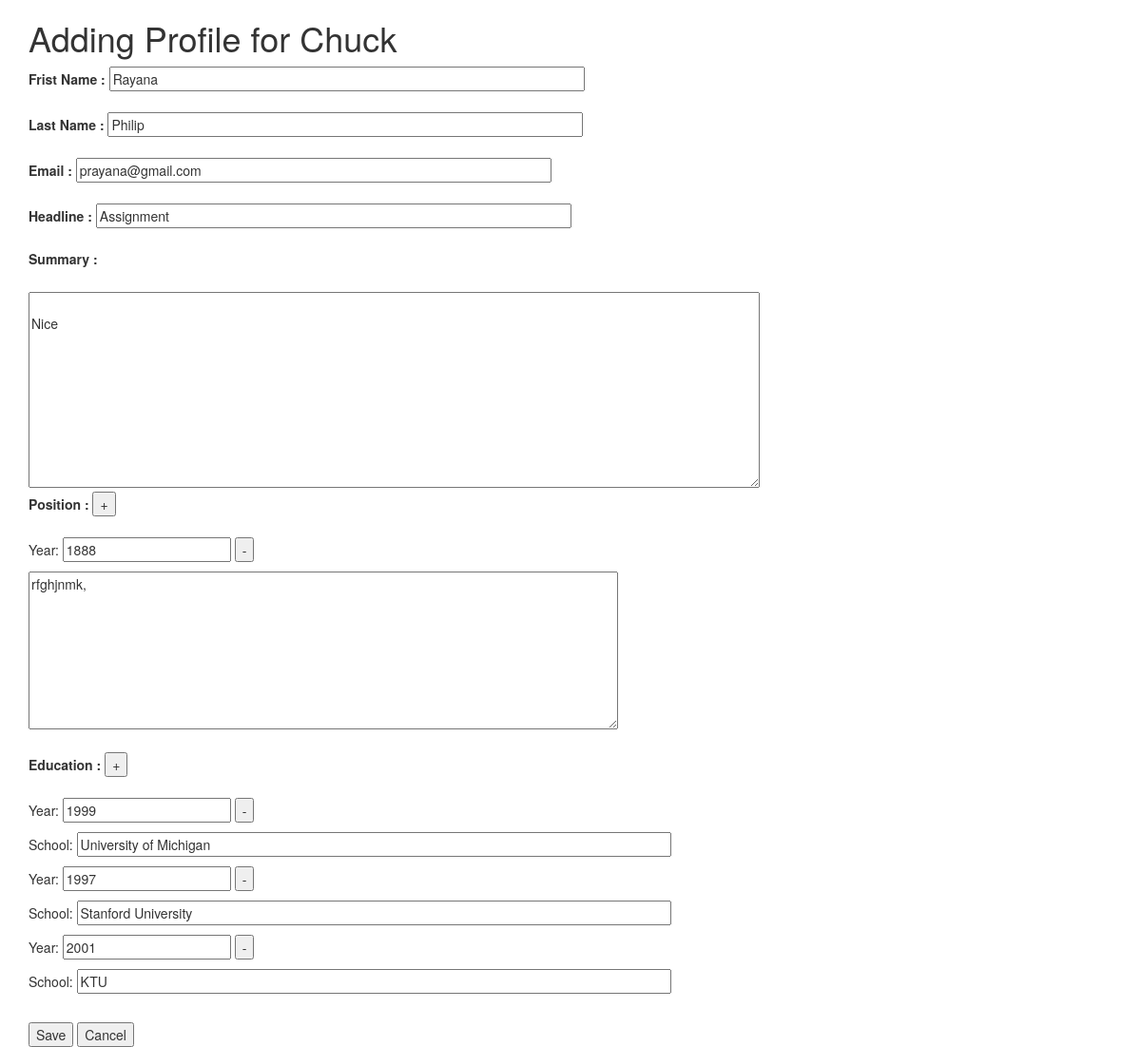
The app's page /edit.php?id=53 (signed in) with its own data.
### tables this page shows
CREATE TABLE IF NOT EXISTS `profile` (
  `profile_id` int(11) NOT NULL AUTO_INCREMENT,
  `user_id` int(11) NOT NULL,
  `first_name` text,
  `last_name` text,
  `email` text,
  `headline` text,
  `summary` text,
  PRIMARY KEY (`profile_id`),
  KEY `profile_ibfk_2` (`user_id`)
);

CREATE TABLE IF NOT EXISTS `position` (
  `position_id` int(11) NOT NULL AUTO_INCREMENT,
  `profile_id` int(11) DEFAULT NULL,
  `rank` int(11) DEFAULT NULL,
  `year` int(11) DEFAULT NULL,
  `description` text,
  PRIMARY KEY (`position_id`),
  KEY `position_ibfk_1` (`profile_id`)
);

CREATE TABLE IF NOT EXISTS `education` (
  `profile_id` int(11) NOT NULL,
  `institution_id` int(11) NOT NULL,
  `rank` int(11) DEFAULT NULL,
  `year` int(11) DEFAULT NULL,
  PRIMARY KEY (`profile_id`,`institution_id`),
  KEY `education_ibfk_2` (`institution_id`)
);

CREATE TABLE IF NOT EXISTS `institution` (
  `institution_id` int(11) NOT NULL AUTO_INCREMENT,
  `name` varchar(255) DEFAULT NULL,
  PRIMARY KEY (`institution_id`),
  UNIQUE KEY `name` (`name`)
);

### util.php (called while the page is built, shortened)
<?php
function loadEdu($conn, $pro_id ){
    $query = "SELECT year,name FROM education,institution
    WHERE education.institution_id = institution.institution_id AND education.profile_id= :prof";
    $stmt=$conn->prepare($query);
	$stmt->execute(array('prof'     =>   $pro_id ));
    $positions = $stmt->fetchAll(PDO::FETCH_ASSOC);
    return $positions;
}

### edit.php (the view, shortened to what this page needs)
<?php
require_once "conn.php";
require_once "util.php";
$server = "localhost";
$username = "root";
$password = "";
$dbname = "misc";
$conn = new PDO("mysql:host=$server; dbname=$dbname", $username, $password);
	$conn->setAttribute(PDO::ATTR_ERRMODE, PDO::ERRMODE_EXCEPTION);
 ?>
 <!DOCTYPE html>
<html>
<head>
<link rel="stylesheet"
    href="https://maxcdn.bootstrapcdn.com/bootstrap/3.3.6/css/bootstrap.min.css"
>
<link rel="stylesheet"
    href="https://maxcdn.bootstrapcdn.com/bootstrap/3.3.6/css/bootstrap-theme.min.css"
>
<link rel="stylesheet"
    href="https://code.jquery.com/ui/1.12.1/themes/ui-lightness/jquery-ui.css">
</head>
<body>
<div class="container">
<?php
if(isset($_SESSION["user_id"]))
	{
?>
<h1>Adding Profile for <?php echo $_SESSION["name"];
	try{
	$id=$_SESSION['p_id'];
	$sql = "SELECT profile_id,first_name,last_name,email,headline,summary FROM profile WHERE profile_id='$id'";
	$q = $conn->query($sql);
    $q->setFetchMode(PDO::FETCH_ASSOC);
	$row = $q->fetch();
	if ( $row !== false ) {
		$quer = "SELECT * FROM position WHERE profile_id= :u_id order by rank";
						$stmt=$conn->prepare($quer);
						$stmt->execute(array(
								  'u_id'     =>   $id ));
						$positions = $stmt->fetchAll(PDO::FETCH_ASSOC);
		$schools = loadEdu($conn, $id);
?></h1>
<form method="POST" >
<label for="frist_name" >Frist Name :</label>
<input type="text" name="first_name" id="f_name" style="width:500px;" value="<?php echo $row['first_name']; ?>"><br/><br/>
<label for="last_name">Last Name :</label>
<input type="text" name="last_name" id="l_name" style="width:500px;" value="<?php echo $row['last_name']; ?>"><br/><br/>
<label for="email">Email :</label>
<input type="text" name="email" id="email" style="width:500px;" value="<?php echo $row['email']; ?>"><br/><br/>
<label for="headline">Headline :</label>
<input type="text" name="headline" id="headline" style="width:500px;" value="<?php echo $row['headline']; ?>"><br/><br/>
<label for="summary">Summary :</label><br><br/>
<textarea  name="summary" id="summary" rows="10" cols="100" >
<?php echo $row['summary']; ?></textarea><br/>
<label for="position">Position :</label>
<input type="submit" name="addPos" id="addPos" value="+" >
<br><br/>
<div id="position_fields">
<?php
if ( $positions >0 ){
$counter=0;
foreach($positions as $pos){
			$counter++;
			echo "<div id='position".$counter."'>
						<p>Year: <input type='text' name='year".$counter."' value=".htmlspecialchars($pos['year'])." />
						<input type='button' value='-'
							onclick='removeFunction(".$counter.");return false;'></p>
						<textarea name='desc".$counter."' rows='8' cols='80'>".htmlspecialchars($pos['description'])."</textarea>
						</div>";
		}
			?>
</div><br/>
<label for="education">Education :</label>
<input type="submit" name="addEdu" id="addEdu" value="+" >
<br><br/>
<div id="edu_fields">
<?php
if ( $schools >0 ){
	$edu_counter=0;
	foreach($schools as $school){
				$edu_counter++;
				echo  '<p>Year: <input type="text" name="edu_year' . $edu_counter . '" value="' . $school['year'] . '">
                <input type="button" value="-" onclick="$(\'#edu' . $edu_counter . '\').remove();return false;\"></p>
                <p>School: <input type="text" size="80" name="edu_school' . $edu_counter . '" class="school"
                value="' . htmlentities($school['name']) . '" />';
			}
		}
?>
</div>
<br/>
<input type="submit"  value="Save" name="Save" onclick="return doValidate();" >
<input type="submit" name="cancel" value="Cancel">
</form>
<?php  }
	else
	{
		echo "<p> No position</p></div>";
	}
} else
                {
                     $message = '<label>Invalid Data</label>';
                }
} catch(PDOException $error)
 {
      echo $error->getMessage();
 } }?>
</div>
</body>
</html>

### records on screen
profile: first_name "Rayana", last_name "Philip", email "prayana@gmail.com", headline "Assignment", summary "Nice"
position: year "1888", description "rfghjnmk,"
education: year "1999", institution.name "University of Michigan"
education: year "1997", institution.name "Stanford University"
education: year "2001", institution.name "KTU"

### other values on screen
$_SESSION["name"] "Chuck"
